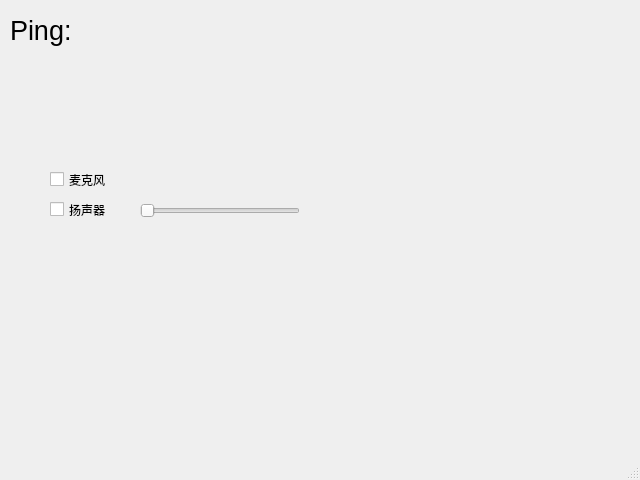
<?xml version="1.0" encoding="UTF-8"?>
<ui version="4.0">
 <class>MainWindow</class>
 <widget class="QMainWindow" name="MainWindow">
  <property name="geometry">
   <rect>
    <x>0</x>
    <y>0</y>
    <width>640</width>
    <height>480</height>
   </rect>
  </property>
  <property name="windowTitle">
   <string>MainWindow</string>
  </property>
  <widget class="QWidget" name="centralwidget">
   <widget class="QLabel" name="label">
    <property name="geometry">
     <rect>
      <x>10</x>
      <y>10</y>
      <width>71</width>
      <height>41</height>
     </rect>
    </property>
    <property name="font">
     <font>
      <pointsize>20</pointsize>
     </font>
    </property>
    <property name="text">
     <string>Ping:</string>
    </property>
   </widget>
   <widget class="QLabel" name="label_2">
    <property name="geometry">
     <rect>
      <x>80</x>
      <y>10</y>
      <width>71</width>
      <height>41</height>
     </rect>
    </property>
    <property name="font">
     <font>
      <pointsize>20</pointsize>
     </font>
    </property>
    <property name="text">
     <string/>
    </property>
   </widget>
   <widget class="QSlider" name="horizontalSlider_2">
    <property name="enabled">
     <bool>false</bool>
    </property>
    <property name="geometry">
     <rect>
      <x>140</x>
      <y>200</y>
      <width>160</width>
      <height>22</height>
     </rect>
    </property>
    <property name="orientation">
     <enum>Qt::Horizontal</enum>
    </property>
   </widget>
   <widget class="QCheckBox" name="checkBox">
    <property name="geometry">
     <rect>
      <x>50</x>
      <y>170</y>
      <width>80</width>
      <height>19</height>
     </rect>
    </property>
    <property name="text">
     <string>麦克风</string>
    </property>
   </widget>
   <widget class="QCheckBox" name="checkBox_2">
    <property name="geometry">
     <rect>
      <x>50</x>
      <y>200</y>
      <width>80</width>
      <height>19</height>
     </rect>
    </property>
    <property name="text">
     <string>扬声器</string>
    </property>
   </widget>
  </widget>
  <widget class="QStatusBar" name="statusbar"/>
 </widget>
 <resources/>
 <connections/>
</ui>
